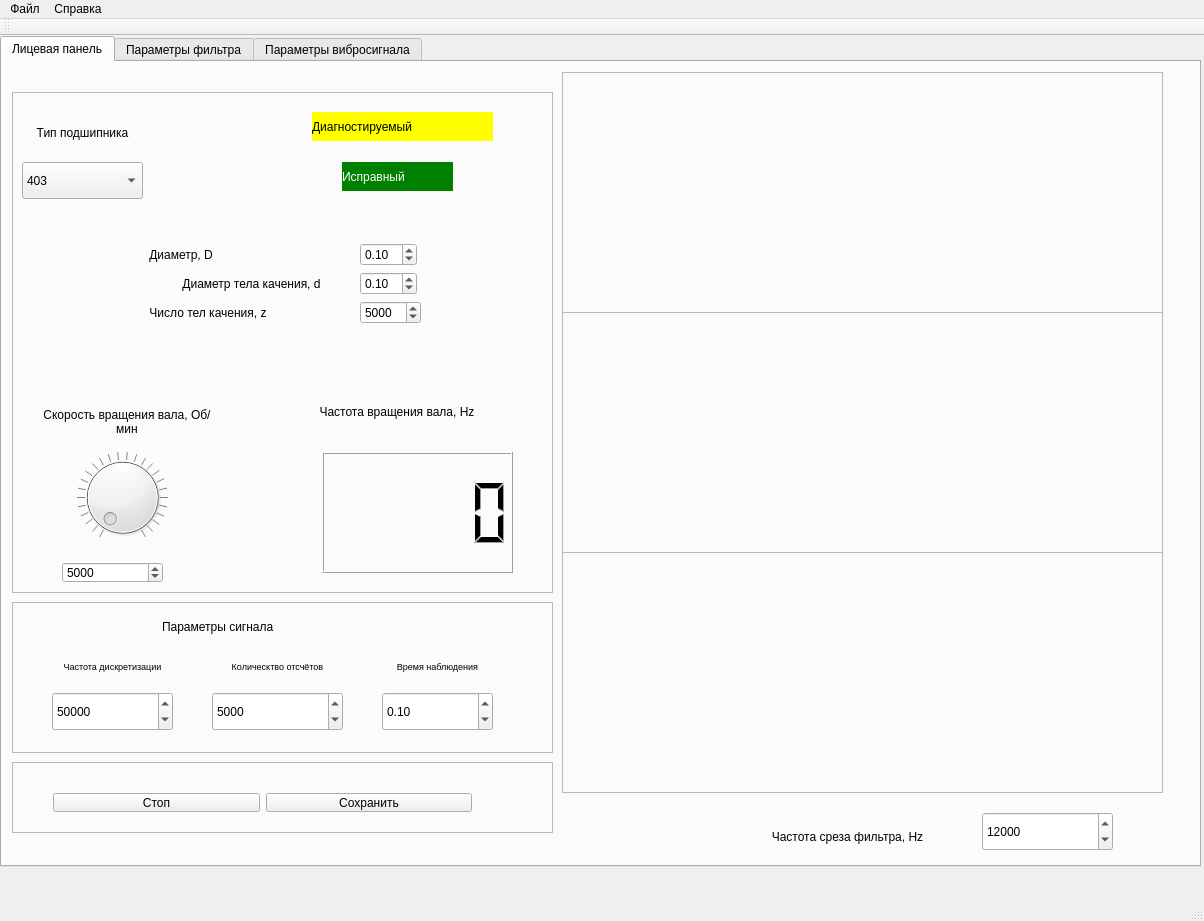
<?xml version="1.0" encoding="UTF-8"?>
<ui version="4.0">
 <class>MainWindow</class>
 <widget class="QMainWindow" name="MainWindow">
  <property name="geometry">
   <rect>
    <x>0</x>
    <y>0</y>
    <width>1204</width>
    <height>921</height>
   </rect>
  </property>
  <property name="windowTitle">
   <string>MainWindow</string>
  </property>
  <widget class="QWidget" name="centralWidget">
   <widget class="QTabWidget" name="tabWidget">
    <property name="geometry">
     <rect>
      <x>0</x>
      <y>0</y>
      <width>1201</width>
      <height>831</height>
     </rect>
    </property>
    <property name="currentIndex">
     <number>0</number>
    </property>
    <widget class="QWidget" name="tab">
     <attribute name="title">
      <string>Лицевая панель</string>
     </attribute>
     <widget class="QFrame" name="frame_4">
      <property name="geometry">
       <rect>
        <x>560</x>
        <y>10</y>
        <width>601</width>
        <height>241</height>
       </rect>
      </property>
      <property name="frameShape">
       <enum>QFrame::StyledPanel</enum>
      </property>
      <property name="frameShadow">
       <enum>QFrame::Raised</enum>
      </property>
     </widget>
     <widget class="QFrame" name="frame_5">
      <property name="geometry">
       <rect>
        <x>560</x>
        <y>250</y>
        <width>601</width>
        <height>241</height>
       </rect>
      </property>
      <property name="frameShape">
       <enum>QFrame::StyledPanel</enum>
      </property>
      <property name="frameShadow">
       <enum>QFrame::Raised</enum>
      </property>
     </widget>
     <widget class="QFrame" name="frame_6">
      <property name="geometry">
       <rect>
        <x>560</x>
        <y>490</y>
        <width>601</width>
        <height>241</height>
       </rect>
      </property>
      <property name="frameShape">
       <enum>QFrame::StyledPanel</enum>
      </property>
      <property name="frameShadow">
       <enum>QFrame::Raised</enum>
      </property>
     </widget>
     <widget class="QFrame" name="frame_7">
      <property name="geometry">
       <rect>
        <x>10</x>
        <y>700</y>
        <width>541</width>
        <height>71</height>
       </rect>
      </property>
      <property name="frameShape">
       <enum>QFrame::StyledPanel</enum>
      </property>
      <property name="frameShadow">
       <enum>QFrame::Raised</enum>
      </property>
      <widget class="QWidget" name="">
       <property name="geometry">
        <rect>
         <x>30</x>
         <y>20</y>
         <width>441</width>
         <height>41</height>
        </rect>
       </property>
       <layout class="QHBoxLayout" name="horizontalLayout_3">
        <item>
         <widget class="QPushButton" name="pushButton">
          <property name="layoutDirection">
           <enum>Qt::LeftToRight</enum>
          </property>
          <property name="text">
           <string>Стоп</string>
          </property>
          <property name="flat">
           <bool>false</bool>
          </property>
         </widget>
        </item>
        <item>
         <widget class="QPushButton" name="pushButton_2">
          <property name="layoutDirection">
           <enum>Qt::LeftToRight</enum>
          </property>
          <property name="text">
           <string>Сохранить</string>
          </property>
          <property name="flat">
           <bool>false</bool>
          </property>
         </widget>
        </item>
       </layout>
      </widget>
     </widget>
     <widget class="QFrame" name="frame_8">
      <property name="geometry">
       <rect>
        <x>10</x>
        <y>540</y>
        <width>541</width>
        <height>151</height>
       </rect>
      </property>
      <property name="frameShape">
       <enum>QFrame::StyledPanel</enum>
      </property>
      <property name="frameShadow">
       <enum>QFrame::Raised</enum>
      </property>
      <widget class="QLabel" name="label_13">
       <property name="geometry">
        <rect>
         <x>150</x>
         <y>10</y>
         <width>211</width>
         <height>29</height>
        </rect>
       </property>
       <property name="text">
        <string>Параметры сигнала</string>
       </property>
      </widget>
      <widget class="QSpinBox" name="spinBox_4">
       <property name="geometry">
        <rect>
         <x>40</x>
         <y>90</y>
         <width>121</width>
         <height>39</height>
        </rect>
       </property>
       <property name="maximum">
        <number>100000</number>
       </property>
       <property name="value">
        <number>50000</number>
       </property>
      </widget>
      <widget class="QSpinBox" name="spinBox_5">
       <property name="geometry">
        <rect>
         <x>200</x>
         <y>90</y>
         <width>131</width>
         <height>39</height>
        </rect>
       </property>
       <property name="maximum">
        <number>10000</number>
       </property>
       <property name="value">
        <number>5000</number>
       </property>
      </widget>
      <widget class="QDoubleSpinBox" name="doubleSpinBox_6">
       <property name="geometry">
        <rect>
         <x>370</x>
         <y>90</y>
         <width>111</width>
         <height>39</height>
        </rect>
       </property>
       <property name="singleStep">
        <double>0.100000000000000</double>
       </property>
       <property name="value">
        <double>0.100000000000000</double>
       </property>
      </widget>
      <widget class="QLabel" name="label_14">
       <property name="geometry">
        <rect>
         <x>30</x>
         <y>50</y>
         <width>141</width>
         <height>29</height>
        </rect>
       </property>
       <property name="font">
        <font>
         <pointsize>7</pointsize>
        </font>
       </property>
       <property name="text">
        <string>Частота дискретизации</string>
       </property>
       <property name="alignment">
        <set>Qt::AlignCenter</set>
       </property>
       <property name="wordWrap">
        <bool>true</bool>
       </property>
      </widget>
      <widget class="QLabel" name="label_15">
       <property name="geometry">
        <rect>
         <x>200</x>
         <y>50</y>
         <width>131</width>
         <height>29</height>
        </rect>
       </property>
       <property name="font">
        <font>
         <pointsize>7</pointsize>
        </font>
       </property>
       <property name="text">
        <string>Колическтво отсчётов</string>
       </property>
       <property name="alignment">
        <set>Qt::AlignCenter</set>
       </property>
       <property name="wordWrap">
        <bool>true</bool>
       </property>
      </widget>
      <widget class="QLabel" name="label_16">
       <property name="geometry">
        <rect>
         <x>370</x>
         <y>50</y>
         <width>111</width>
         <height>29</height>
        </rect>
       </property>
       <property name="font">
        <font>
         <pointsize>7</pointsize>
        </font>
       </property>
       <property name="text">
        <string>Время наблюдения</string>
       </property>
       <property name="alignment">
        <set>Qt::AlignCenter</set>
       </property>
       <property name="wordWrap">
        <bool>true</bool>
       </property>
      </widget>
     </widget>
     <widget class="QFrame" name="frame_9">
      <property name="geometry">
       <rect>
        <x>10</x>
        <y>30</y>
        <width>541</width>
        <height>501</height>
       </rect>
      </property>
      <property name="frameShape">
       <enum>QFrame::StyledPanel</enum>
      </property>
      <property name="frameShadow">
       <enum>QFrame::Raised</enum>
      </property>
      <widget class="QLabel" name="label_21">
       <property name="geometry">
        <rect>
         <x>10</x>
         <y>10</y>
         <width>121</width>
         <height>61</height>
        </rect>
       </property>
       <property name="font">
        <font>
         <pointsize>9</pointsize>
        </font>
       </property>
       <property name="text">
        <string>Тип подшипника</string>
       </property>
       <property name="alignment">
        <set>Qt::AlignCenter</set>
       </property>
       <property name="wordWrap">
        <bool>true</bool>
       </property>
      </widget>
      <widget class="QComboBox" name="comboBox_4">
       <property name="geometry">
        <rect>
         <x>10</x>
         <y>70</y>
         <width>121</width>
         <height>37</height>
        </rect>
       </property>
       <item>
        <property name="text">
         <string>403</string>
        </property>
       </item>
       <item>
        <property name="text">
         <string>405</string>
        </property>
       </item>
       <item>
        <property name="text">
         <string>406</string>
        </property>
       </item>
      </widget>
      <widget class="QDial" name="dial">
       <property name="geometry">
        <rect>
         <x>60</x>
         <y>360</y>
         <width>101</width>
         <height>91</height>
        </rect>
       </property>
       <property name="maximum">
        <number>12000</number>
       </property>
       <property name="singleStep">
        <number>10</number>
       </property>
       <property name="pageStep">
        <number>10</number>
       </property>
       <property name="value">
        <number>0</number>
       </property>
       <property name="tracking">
        <bool>true</bool>
       </property>
       <property name="wrapping">
        <bool>false</bool>
       </property>
       <property name="notchesVisible">
        <bool>true</bool>
       </property>
      </widget>
      <widget class="QSpinBox" name="spinBox_9">
       <property name="geometry">
        <rect>
         <x>50</x>
         <y>470</y>
         <width>101</width>
         <height>21</height>
        </rect>
       </property>
       <property name="font">
        <font>
         <pointsize>9</pointsize>
        </font>
       </property>
       <property name="maximum">
        <number>12000</number>
       </property>
       <property name="value">
        <number>5000</number>
       </property>
      </widget>
      <widget class="QLCDNumber" name="lcdNumber">
       <property name="geometry">
        <rect>
         <x>310</x>
         <y>360</y>
         <width>191</width>
         <height>121</height>
        </rect>
       </property>
       <property name="smallDecimalPoint">
        <bool>false</bool>
       </property>
       <property name="segmentStyle">
        <enum>QLCDNumber::Filled</enum>
       </property>
      </widget>
      <widget class="QLabel" name="label_26">
       <property name="geometry">
        <rect>
         <x>300</x>
         <y>300</y>
         <width>170</width>
         <height>39</height>
        </rect>
       </property>
       <property name="font">
        <font>
         <pointsize>9</pointsize>
        </font>
       </property>
       <property name="text">
        <string>Частота вращения вала, Hz</string>
       </property>
       <property name="alignment">
        <set>Qt::AlignCenter</set>
       </property>
       <property name="wordWrap">
        <bool>true</bool>
       </property>
      </widget>
      <widget class="QLabel" name="label_27">
       <property name="geometry">
        <rect>
         <x>30</x>
         <y>310</y>
         <width>170</width>
         <height>39</height>
        </rect>
       </property>
       <property name="font">
        <font>
         <pointsize>9</pointsize>
        </font>
       </property>
       <property name="text">
        <string>Скорость вращения вала, Об/мин</string>
       </property>
       <property name="alignment">
        <set>Qt::AlignCenter</set>
       </property>
       <property name="wordWrap">
        <bool>true</bool>
       </property>
      </widget>
      <widget class="QLabel" name="label_23">
       <property name="geometry">
        <rect>
         <x>300</x>
         <y>20</y>
         <width>181</width>
         <height>29</height>
        </rect>
       </property>
       <property name="styleSheet">
        <string notr="true">QLabel { background-color : yellow; color : black; }</string>
       </property>
       <property name="text">
        <string>Диагностируемый</string>
       </property>
      </widget>
      <widget class="QLabel" name="label_28">
       <property name="geometry">
        <rect>
         <x>330</x>
         <y>70</y>
         <width>111</width>
         <height>29</height>
        </rect>
       </property>
       <property name="styleSheet">
        <string notr="true">QLabel { background-color : green; color : white; }</string>
       </property>
       <property name="text">
        <string>Исправный</string>
       </property>
      </widget>
      <widget class="QWidget" name="">
       <property name="geometry">
        <rect>
         <x>10</x>
         <y>140</y>
         <width>521</width>
         <height>145</height>
        </rect>
       </property>
       <layout class="QFormLayout" name="formLayout">
        <property name="sizeConstraint">
         <enum>QLayout::SetDefaultConstraint</enum>
        </property>
        <property name="fieldGrowthPolicy">
         <enum>QFormLayout::ExpandingFieldsGrow</enum>
        </property>
        <property name="rowWrapPolicy">
         <enum>QFormLayout::DontWrapRows</enum>
        </property>
        <property name="labelAlignment">
         <set>Qt::AlignLeading|Qt::AlignLeft|Qt::AlignVCenter</set>
        </property>
        <property name="formAlignment">
         <set>Qt::AlignHCenter|Qt::AlignTop</set>
        </property>
        <item row="0" column="0">
         <widget class="QLabel" name="label_22">
          <property name="font">
           <font>
            <pointsize>9</pointsize>
           </font>
          </property>
          <property name="text">
           <string>Диаметр, D</string>
          </property>
          <property name="alignment">
           <set>Qt::AlignCenter</set>
          </property>
          <property name="wordWrap">
           <bool>true</bool>
          </property>
         </widget>
        </item>
        <item row="0" column="1">
         <widget class="QDoubleSpinBox" name="doubleSpinBox_8">
          <property name="singleStep">
           <double>0.100000000000000</double>
          </property>
          <property name="value">
           <double>0.100000000000000</double>
          </property>
         </widget>
        </item>
        <item row="1" column="0">
         <widget class="QLabel" name="label_25">
          <property name="minimumSize">
           <size>
            <width>205</width>
            <height>0</height>
           </size>
          </property>
          <property name="font">
           <font>
            <pointsize>9</pointsize>
           </font>
          </property>
          <property name="text">
           <string>Диаметр тела качения, d</string>
          </property>
          <property name="alignment">
           <set>Qt::AlignCenter</set>
          </property>
          <property name="wordWrap">
           <bool>true</bool>
          </property>
         </widget>
        </item>
        <item row="1" column="1">
         <widget class="QDoubleSpinBox" name="doubleSpinBox_9">
          <property name="singleStep">
           <double>0.100000000000000</double>
          </property>
          <property name="value">
           <double>0.100000000000000</double>
          </property>
         </widget>
        </item>
        <item row="2" column="0">
         <widget class="QLabel" name="label_24">
          <property name="font">
           <font>
            <pointsize>9</pointsize>
           </font>
          </property>
          <property name="text">
           <string>Число тел качения, z</string>
          </property>
          <property name="alignment">
           <set>Qt::AlignCenter</set>
          </property>
          <property name="wordWrap">
           <bool>true</bool>
          </property>
         </widget>
        </item>
        <item row="2" column="1">
         <widget class="QSpinBox" name="spinBox_8">
          <property name="maximum">
           <number>10000</number>
          </property>
          <property name="value">
           <number>5000</number>
          </property>
         </widget>
        </item>
       </layout>
      </widget>
     </widget>
     <widget class="QLabel" name="label_29">
      <property name="geometry">
       <rect>
        <x>720</x>
        <y>760</y>
        <width>251</width>
        <height>29</height>
       </rect>
      </property>
      <property name="font">
       <font>
        <pointsize>9</pointsize>
       </font>
      </property>
      <property name="text">
       <string>Частота среза фильтра, Hz</string>
      </property>
      <property name="alignment">
       <set>Qt::AlignCenter</set>
      </property>
      <property name="wordWrap">
       <bool>true</bool>
      </property>
     </widget>
     <widget class="QSpinBox" name="spinBox_10">
      <property name="geometry">
       <rect>
        <x>980</x>
        <y>750</y>
        <width>131</width>
        <height>39</height>
       </rect>
      </property>
      <property name="maximum">
       <number>100000</number>
      </property>
      <property name="value">
       <number>12000</number>
      </property>
     </widget>
    </widget>
    <widget class="QWidget" name="tab_2">
     <attribute name="title">
      <string>Параметры фильтра</string>
     </attribute>
     <widget class="QFrame" name="frame">
      <property name="geometry">
       <rect>
        <x>540</x>
        <y>60</y>
        <width>601</width>
        <height>431</height>
       </rect>
      </property>
      <property name="frameShape">
       <enum>QFrame::StyledPanel</enum>
      </property>
      <property name="frameShadow">
       <enum>QFrame::Raised</enum>
      </property>
     </widget>
     <widget class="QFrame" name="frame_2">
      <property name="geometry">
       <rect>
        <x>80</x>
        <y>60</y>
        <width>361</width>
        <height>431</height>
       </rect>
      </property>
      <property name="frameShape">
       <enum>QFrame::StyledPanel</enum>
      </property>
      <property name="frameShadow">
       <enum>QFrame::Raised</enum>
      </property>
      <widget class="QComboBox" name="comboBox">
       <property name="geometry">
        <rect>
         <x>10</x>
         <y>60</y>
         <width>111</width>
         <height>37</height>
        </rect>
       </property>
       <item>
        <property name="text">
         <string>Off</string>
        </property>
       </item>
       <item>
        <property name="text">
         <string>Баттерворта</string>
        </property>
       </item>
       <item>
        <property name="text">
         <string>Чебышев</string>
        </property>
       </item>
      </widget>
      <widget class="QComboBox" name="comboBox_2">
       <property name="geometry">
        <rect>
         <x>10</x>
         <y>150</y>
         <width>121</width>
         <height>37</height>
        </rect>
       </property>
       <item>
        <property name="text">
         <string>Hamming</string>
        </property>
       </item>
       <item>
        <property name="text">
         <string>Hanning</string>
        </property>
       </item>
       <item>
        <property name="text">
         <string>None</string>
        </property>
       </item>
      </widget>
      <widget class="QComboBox" name="comboBox_3">
       <property name="geometry">
        <rect>
         <x>200</x>
         <y>60</y>
         <width>121</width>
         <height>37</height>
        </rect>
       </property>
       <item>
        <property name="text">
         <string>Lowpass</string>
        </property>
       </item>
       <item>
        <property name="text">
         <string>Highpass</string>
        </property>
       </item>
       <item>
        <property name="text">
         <string>Passband</string>
        </property>
       </item>
       <item>
        <property name="text">
         <string>Bandstop</string>
        </property>
       </item>
      </widget>
      <widget class="QSpinBox" name="spinBox">
       <property name="geometry">
        <rect>
         <x>210</x>
         <y>150</y>
         <width>111</width>
         <height>39</height>
        </rect>
       </property>
       <property name="value">
        <number>16</number>
       </property>
      </widget>
      <widget class="QSpinBox" name="spinBox_2">
       <property name="geometry">
        <rect>
         <x>10</x>
         <y>230</y>
         <width>111</width>
         <height>39</height>
        </rect>
       </property>
      </widget>
      <widget class="QSpinBox" name="spinBox_3">
       <property name="geometry">
        <rect>
         <x>210</x>
         <y>230</y>
         <width>111</width>
         <height>39</height>
        </rect>
       </property>
      </widget>
      <widget class="QLabel" name="label_7">
       <property name="geometry">
        <rect>
         <x>10</x>
         <y>30</y>
         <width>96</width>
         <height>29</height>
        </rect>
       </property>
       <property name="text">
        <string>Название</string>
       </property>
      </widget>
      <widget class="QLabel" name="label_8">
       <property name="geometry">
        <rect>
         <x>200</x>
         <y>30</y>
         <width>141</width>
         <height>29</height>
        </rect>
       </property>
       <property name="text">
        <string>Тип фильтра</string>
       </property>
      </widget>
      <widget class="QLabel" name="label_9">
       <property name="geometry">
        <rect>
         <x>10</x>
         <y>120</y>
         <width>121</width>
         <height>29</height>
        </rect>
       </property>
       <property name="text">
        <string>Выбор окна</string>
       </property>
      </widget>
      <widget class="QLabel" name="label_10">
       <property name="geometry">
        <rect>
         <x>210</x>
         <y>120</y>
         <width>121</width>
         <height>29</height>
        </rect>
       </property>
       <property name="text">
        <string>Порядок</string>
       </property>
      </widget>
      <widget class="QLabel" name="label_11">
       <property name="geometry">
        <rect>
         <x>10</x>
         <y>200</y>
         <width>121</width>
         <height>29</height>
        </rect>
       </property>
       <property name="text">
        <string>Нижняя Fc</string>
       </property>
      </widget>
      <widget class="QLabel" name="label_12">
       <property name="geometry">
        <rect>
         <x>210</x>
         <y>200</y>
         <width>121</width>
         <height>29</height>
        </rect>
       </property>
       <property name="text">
        <string>Верхняя Fc</string>
       </property>
      </widget>
     </widget>
    </widget>
    <widget class="QWidget" name="tab_3">
     <attribute name="title">
      <string>Параметры вибросигнала</string>
     </attribute>
     <widget class="QDoubleSpinBox" name="doubleSpinBox">
      <property name="geometry">
       <rect>
        <x>40</x>
        <y>340</y>
        <width>90</width>
        <height>39</height>
       </rect>
      </property>
     </widget>
     <widget class="QDoubleSpinBox" name="doubleSpinBox_2">
      <property name="geometry">
       <rect>
        <x>140</x>
        <y>340</y>
        <width>90</width>
        <height>39</height>
       </rect>
      </property>
     </widget>
     <widget class="QDoubleSpinBox" name="doubleSpinBox_3">
      <property name="geometry">
       <rect>
        <x>240</x>
        <y>340</y>
        <width>90</width>
        <height>39</height>
       </rect>
      </property>
     </widget>
     <widget class="QDoubleSpinBox" name="doubleSpinBox_4">
      <property name="geometry">
       <rect>
        <x>340</x>
        <y>340</y>
        <width>90</width>
        <height>39</height>
       </rect>
      </property>
     </widget>
     <widget class="QDoubleSpinBox" name="doubleSpinBox_5">
      <property name="geometry">
       <rect>
        <x>450</x>
        <y>340</y>
        <width>90</width>
        <height>39</height>
       </rect>
      </property>
     </widget>
     <widget class="QLabel" name="label_6">
      <property name="geometry">
       <rect>
        <x>0</x>
        <y>20</y>
        <width>661</width>
        <height>31</height>
       </rect>
      </property>
      <property name="text">
       <string>Значение амплитуд составляющих при возникновении дефектов</string>
      </property>
      <property name="textFormat">
       <enum>Qt::AutoText</enum>
      </property>
      <property name="scaledContents">
       <bool>false</bool>
      </property>
      <property name="wordWrap">
       <bool>true</bool>
      </property>
     </widget>
     <widget class="QWidget" name="layoutWidget">
      <property name="geometry">
       <rect>
        <x>10</x>
        <y>130</y>
        <width>561</width>
        <height>201</height>
       </rect>
      </property>
      <layout class="QHBoxLayout" name="horizontalLayout">
       <item>
        <widget class="QSlider" name="verticalSlider">
         <property name="orientation">
          <enum>Qt::Vertical</enum>
         </property>
        </widget>
       </item>
       <item>
        <widget class="QSlider" name="verticalSlider_2">
         <property name="orientation">
          <enum>Qt::Vertical</enum>
         </property>
        </widget>
       </item>
       <item>
        <widget class="QSlider" name="verticalSlider_3">
         <property name="orientation">
          <enum>Qt::Vertical</enum>
         </property>
        </widget>
       </item>
       <item>
        <widget class="QSlider" name="verticalSlider_4">
         <property name="orientation">
          <enum>Qt::Vertical</enum>
         </property>
        </widget>
       </item>
       <item>
        <widget class="QSlider" name="verticalSlider_5">
         <property name="orientation">
          <enum>Qt::Vertical</enum>
         </property>
        </widget>
       </item>
      </layout>
     </widget>
     <widget class="QWidget" name="layoutWidget">
      <property name="geometry">
       <rect>
        <x>60</x>
        <y>90</y>
        <width>501</width>
        <height>31</height>
       </rect>
      </property>
      <layout class="QHBoxLayout" name="horizontalLayout_2">
       <item>
        <widget class="QLabel" name="label">
         <property name="text">
          <string>A1</string>
         </property>
        </widget>
       </item>
       <item>
        <widget class="QLabel" name="label_2">
         <property name="text">
          <string>A2</string>
         </property>
        </widget>
       </item>
       <item>
        <widget class="QLabel" name="label_3">
         <property name="text">
          <string>A3</string>
         </property>
        </widget>
       </item>
       <item>
        <widget class="QLabel" name="label_4">
         <property name="text">
          <string>A4</string>
         </property>
        </widget>
       </item>
       <item>
        <widget class="QLabel" name="label_5">
         <property name="text">
          <string>A5</string>
         </property>
        </widget>
       </item>
      </layout>
     </widget>
     <widget class="QFrame" name="frame_3">
      <property name="geometry">
       <rect>
        <x>580</x>
        <y>60</y>
        <width>601</width>
        <height>431</height>
       </rect>
      </property>
      <property name="frameShape">
       <enum>QFrame::StyledPanel</enum>
      </property>
      <property name="frameShadow">
       <enum>QFrame::Raised</enum>
      </property>
     </widget>
    </widget>
   </widget>
  </widget>
  <widget class="QMenuBar" name="menuBar">
   <property name="geometry">
    <rect>
     <x>0</x>
     <y>0</y>
     <width>1204</width>
     <height>35</height>
    </rect>
   </property>
   <widget class="QMenu" name="menu">
    <property name="title">
     <string>Файл</string>
    </property>
    <addaction name="action_2"/>
    <addaction name="action"/>
   </widget>
   <widget class="QMenu" name="menu_2">
    <property name="title">
     <string>Справка</string>
    </property>
    <addaction name="action_3"/>
   </widget>
   <addaction name="menu"/>
   <addaction name="menu_2"/>
  </widget>
  <widget class="QToolBar" name="mainToolBar">
   <attribute name="toolBarArea">
    <enum>TopToolBarArea</enum>
   </attribute>
   <attribute name="toolBarBreak">
    <bool>false</bool>
   </attribute>
  </widget>
  <widget class="QStatusBar" name="statusBar"/>
  <action name="action">
   <property name="text">
    <string>Выход</string>
   </property>
  </action>
  <action name="action_2">
   <property name="text">
    <string>Сохранить как ...</string>
   </property>
  </action>
  <action name="action_3">
   <property name="text">
    <string>О программе</string>
   </property>
  </action>
 </widget>
 <layoutdefault spacing="6" margin="11"/>
 <resources/>
 <connections/>
</ui>
